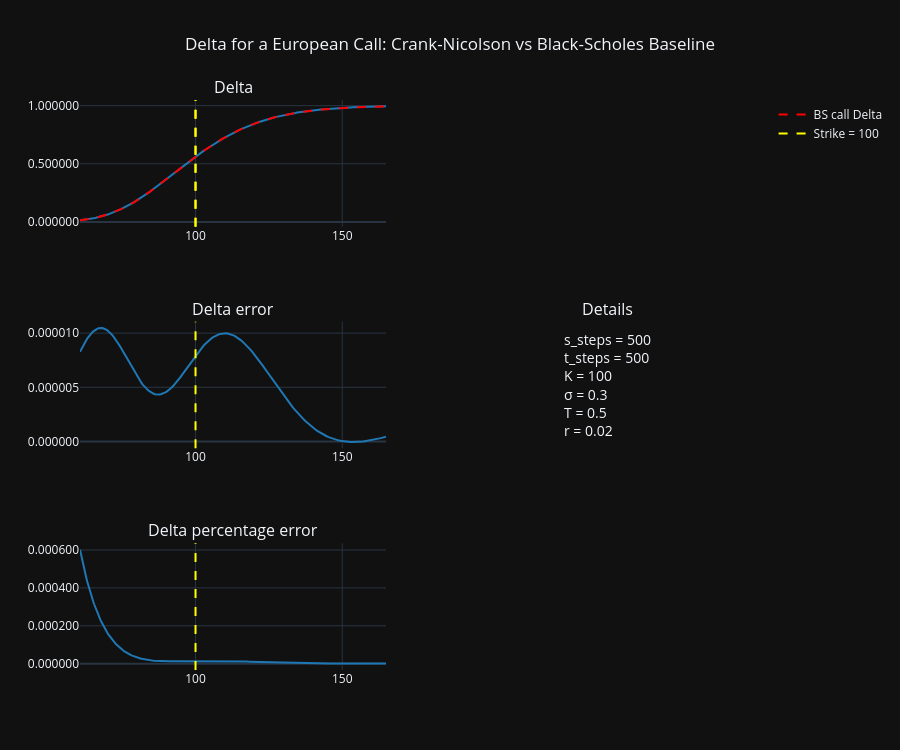

Source (notebook cell):
### Code cell
_compare(df, "Delta", option_type="call")

### Figure 1 — Plotly figure (JSON) as saved in the notebook; plotly's stock layout.template omitted (floating-point values rounded to 4 significant figures; data arrays with more than 128 entries replaced by an {"elided": "..."} marker saying what was removed)
{"data": [{"line": {"color": "#1f77b4"}, "mode": "lines", "name": "CN call Delta", "showlegend": false, "x": {"elided": "223 float values"}, "y": {"elided": "223 float values"}, "type": "scatter", "xaxis": "x", "yaxis": "y"}, {"line": {"color": "red", "dash": "dash"}, "mode": "lines", "name": "BS call Delta", "showlegend": true, "x": {"elided": "223 float values"}, "y": {"elided": "223 float values"}, "type": "scatter", "xaxis": "x", "yaxis": "y"}, {"line": {"color": "#1f77b4"}, "mode": "lines", "name": "CN call Delta Error", "showlegend": false, "x": {"elided": "223 float values"}, "y": {"elided": "223 float values"}, "type": "scatter", "xaxis": "x3", "yaxis": "y3"}, {"line": {"color": "#1f77b4"}, "mode": "lines", "name": "CN call Delta Percentage Error", "showlegend": false, "x": {"elided": "223 float values"}, "y": {"elided": "223 float values"}, "type": "scatter", "xaxis": "x5", "yaxis": "y5"}], "layout": {"xaxis": {"anchor": "y", "domain": [0.0, 0.45]}, "yaxis": {"anchor": "x", "domain": [0.7778, 1.0], "tickformat": ".6f"}, "xaxis2": {"anchor": "y2", "domain": [0.55, 1.0]}, "yaxis2": {"anchor": "x2", "domain": [0.7778, 1.0], "tickformat": ".6f"}, "xaxis3": {"anchor": "y3", "domain": [0.0, 0.45]}, "yaxis3": {"anchor": "x3", "domain": [0.3889, 0.6111], "tickformat": ".6f"}, "xaxis4": {"anchor": "y4", "domain": [0.55, 1.0]}, "yaxis4": {"anchor": "x4", "domain": [0.3889, 0.6111], "tickformat": ".6f"}, "xaxis5": {"anchor": "y5", "domain": [0.0, 0.45]}, "yaxis5": {"anchor": "x5", "domain": [0.0, 0.2222], "tickformat": ".6f"}, "xaxis6": {"anchor": "y6", "domain": [0.55, 1.0]}, "yaxis6": {"anchor": "x6", "domain": [0.0, 0.2222], "tickformat": ".6f"}, "annotations": [{"font": {"size": 16}, "showarrow": false, "text": "Delta", "x": 0.225, "xanchor": "center", "xref": "paper", "y": 1.0, "yanchor": "bottom", "yref": "paper"}, {"font": {"size": 16}, "showarrow": false, "text": "Delta error", "x": 0.225, "xanchor": "center", "xref": "paper", "y": 0.6111, "yanchor": "bottom", "yref": "paper"}, {"font": {"size": 16}, "showarrow": false, "text": "Details", "x": 0.775, "xanchor": "center", "xref": "paper", "y": 0.6111, "yanchor": "bottom", "yref": "paper"}, {"font": {"size": 16}, "showarrow": false, "text": "Delta percentage error", "x": 0.225, "xanchor": "center", "xref": "paper", "y": 0.2222, "yanchor": "bottom", "yref": "paper"}, {"align": "left", "font": {"size": 14}, "showarrow": false, "text": "s_steps = 500<br>t_steps = 500<br>K = 100<br>σ = 0.3<br>T = 0.5<br>r = 0.02<br>", "x": 0.775, "xanchor": "center", "xref": "paper", "y": 0.5, "yanchor": "middle", "yref": "paper"}], "title": {"text": "Delta for a European Call: Crank-Nicolson vs Black-Scholes Baseline", "x": 0.5, "xanchor": "center"}, "height": 750, "shapes": [{"line": {"color": "yellow", "dash": "dash"}, "type": "line", "x0": 100, "x1": 100, "xref": "x", "y0": 0, "y1": 1, "yref": "y domain"}, {"line": {"color": "yellow", "dash": "dash"}, "type": "line", "x0": 100, "x1": 100, "xref": "x3", "y0": 0, "y1": 1, "yref": "y3 domain"}, {"line": {"color": "yellow", "dash": "dash"}, "type": "line", "x0": 100, "x1": 100, "xref": "x5", "y0": 0, "y1": 1, "yref": "y5 domain"}, {"line": {"color": "yellow", "dash": "dash"}, "name": "Strike = 100", "showlegend": true, "type": "line", "x0": 100, "x1": 100, "xref": "x", "y0": 0, "y1": 1, "yref": "y domain"}]}}
